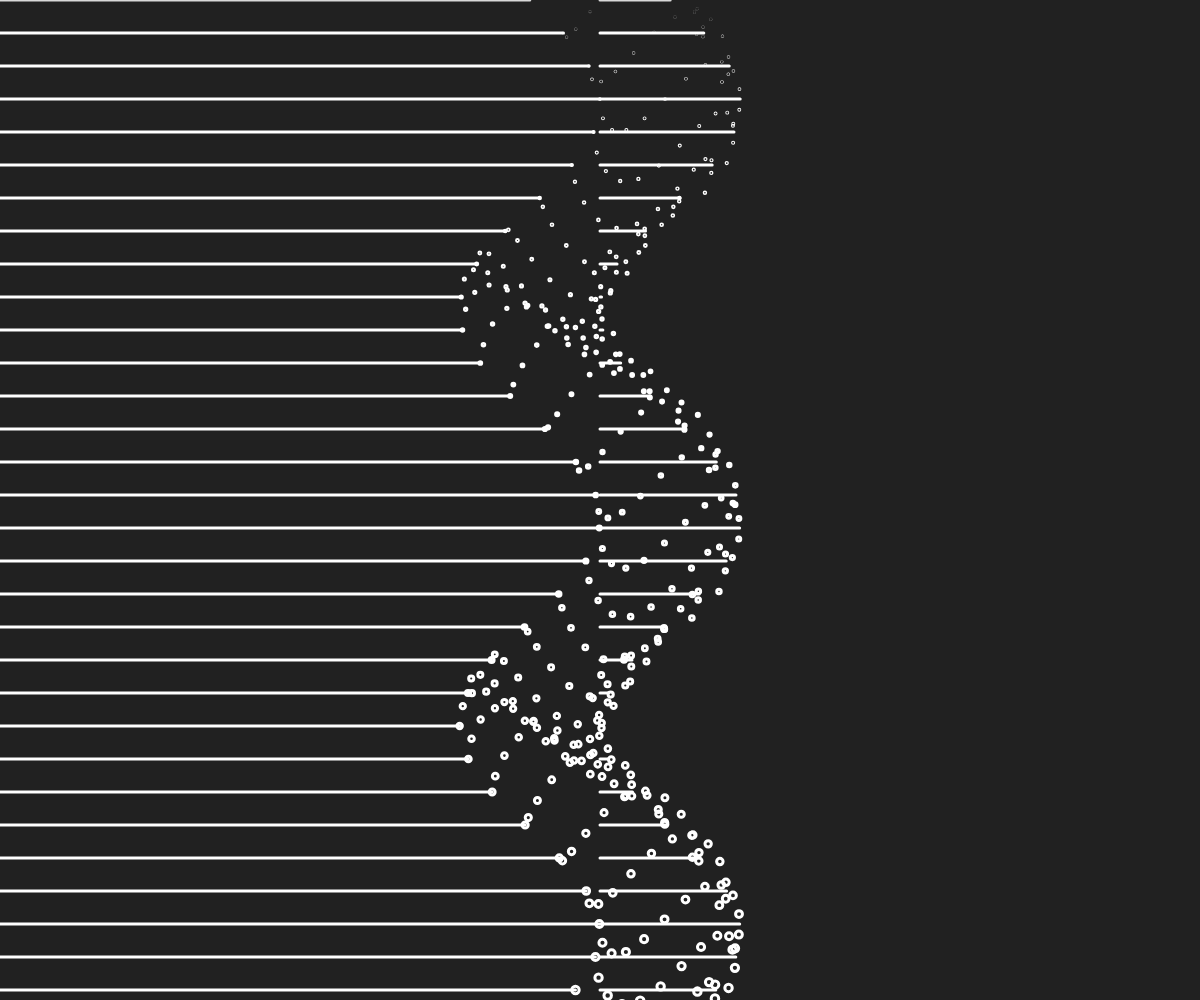
Frame 1 (no input)
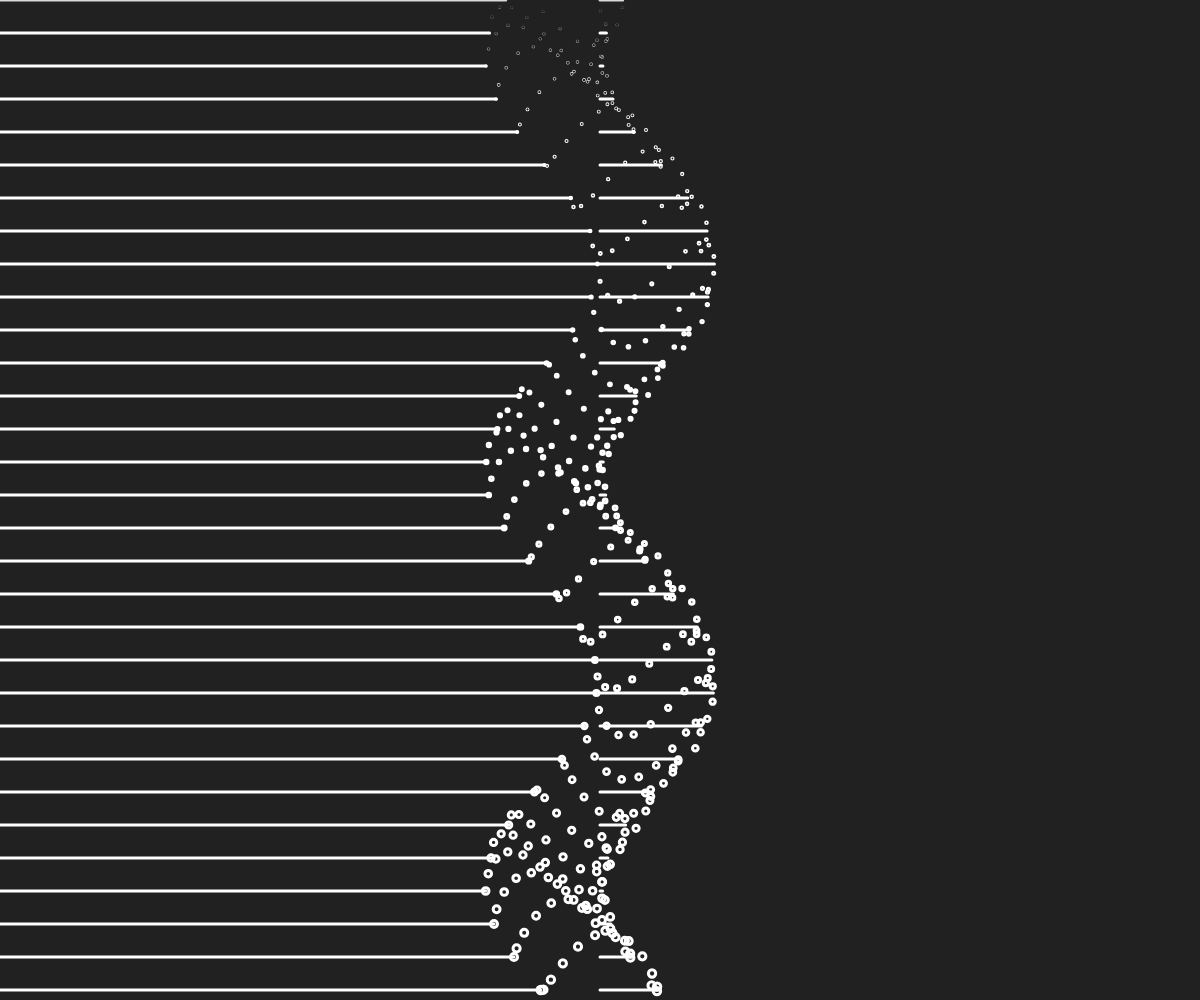
Frame 60 (no input)
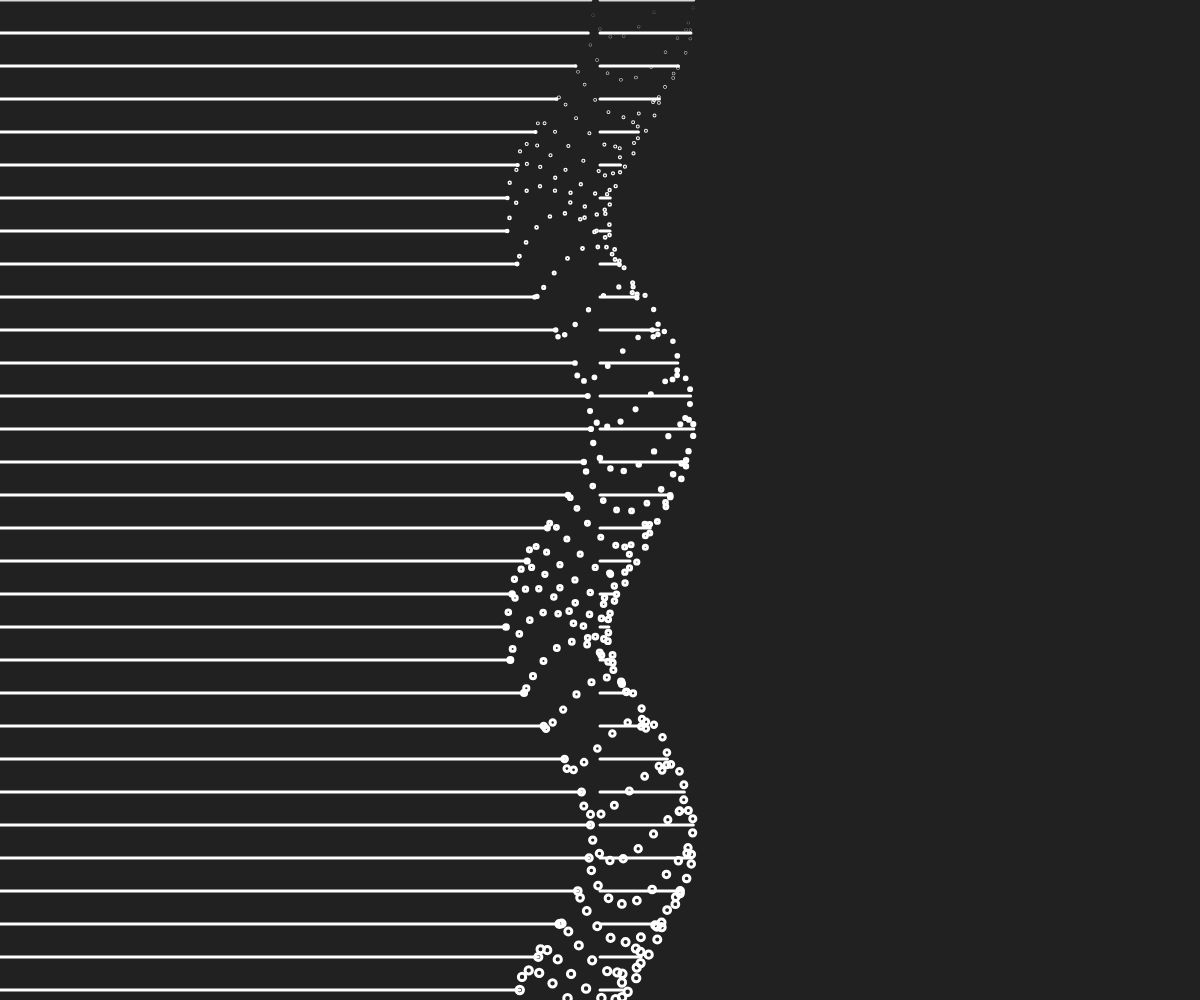
Frame 120 (the mouse pressed at the canvas centre since frame 60)

The p5.js sketch that drew these frames (run headless with seeded random() and noise() and a simulated clock; from frame 60 on, the mouse is pressed at the canvas centre):

// p5.js sketch
// ── sketch.js
let spd = 0;
let waveSpd;

function setup() {
  createCanvas(windowWidth, windowHeight);
	waveSpd = createSlider(1,42,13);
}

function draw() {
  background(33);
  strokeWeight(3);
  stroke(217);
  
  let amt = spd*waveSpd.value();
  for (let y = 0; y <= windowHeight; y+=33) {
    let dis = map(noise(spd),0,1,30,90);
    let r = dis;
    let x = cos(spd)*sin(amt)*dis+windowWidth/2;
    line(0,y,x-r,y);
    line(x+r,y,600,y);
    for (let i = PI; i < 7; i+=0.3) {
      let px = cos(i)*r+x;
      let py = sin(i)*sin(spd+amt-i)*r+y;
      stroke(px);
      noFill();
      ellipse(px,py,py/133);
    }
    amt+=0.5;
  }  
  spd+=0.005;
}
